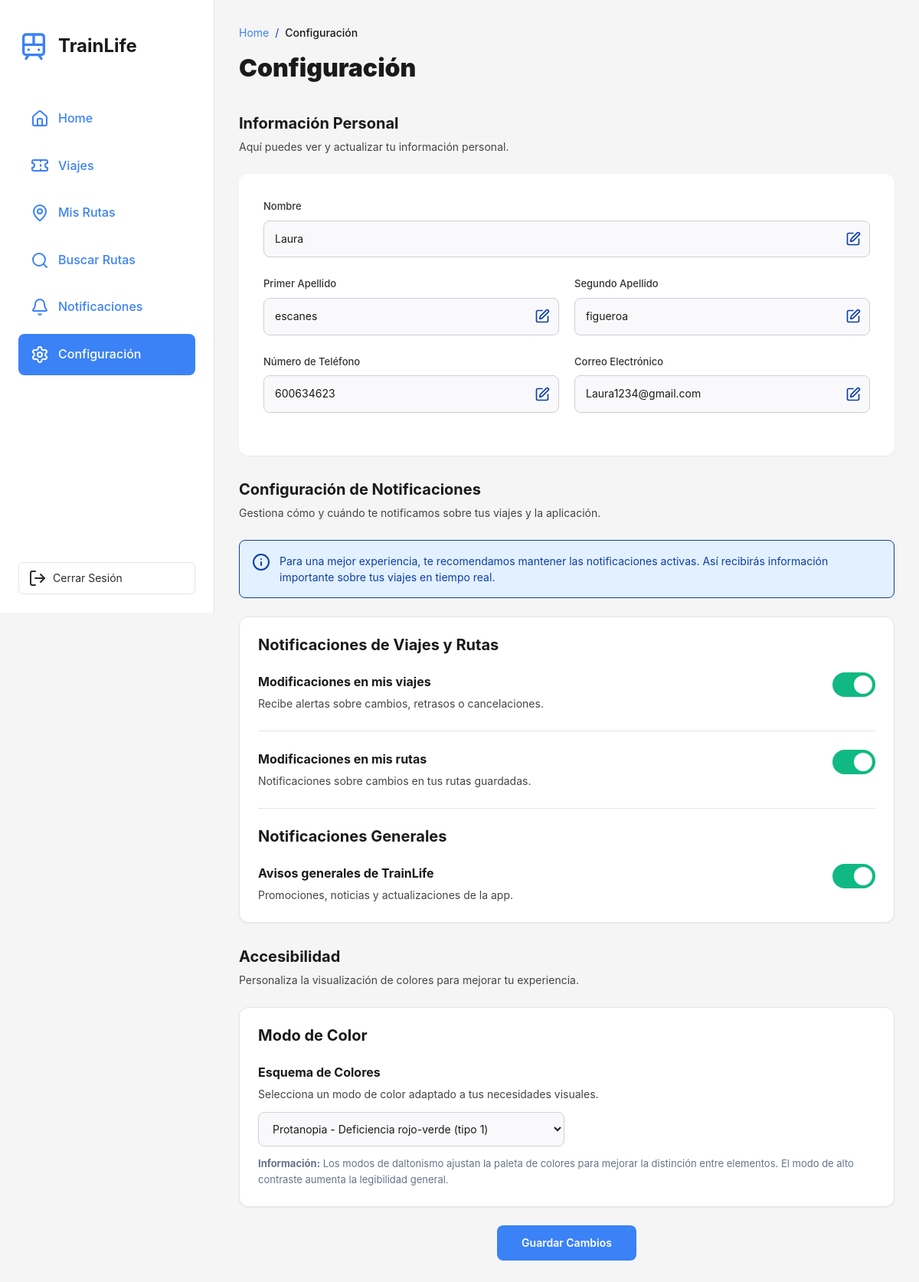
Page /configuracion/1/ on the committed database.
### trainLife/models.py (models this page shows, shortened)
class Usuario(models.Model):
    COLOR_MODE_CHOICES = [
        ('normal', 'Normal'),
        ('protanopia', 'Protanopia (Rojo-Verde)'),
        ('deuteranopia', 'Deuteranopia (Rojo-Verde)'),
        ('tritanopia', 'Tritanopia (Azul-Amarillo)'),
        ('high_contrast', 'Alto Contraste'),
    ]
    nombreUsuario = models.CharField(max_length=100)
    apellido1 = models.CharField(max_length=100)
    apellido2 = models.CharField(max_length=100, blank=True, null=True)
    email = models.EmailField(unique=True)
    numeroTelefono = models.CharField(max_length=15, blank=True, null=True)
    contrasenia = models.CharField(max_length=100)
    notificacionesViajes = models.BooleanField(default=True)
    notificacionesRutas = models.BooleanField(default=True)
    notificacionesAvisos = models.BooleanField(default=True)
    color_mode = models.CharField(
        max_length=20,
        choices=COLOR_MODE_CHOICES,
        default='normal',
        verbose_name='Modo de Color'
    )

### trainLife/views.py (the view, shortened to what this page needs)
# urls.py: path('configuracion/<int:usuario_id>/', views.configuracion, name='configuracion'),
def configuracion(request, usuario_id):
    usuario = Usuario.objects.get(id=usuario_id)
    return render(request, 'configuracion.html', {'usuario': usuario})

### trainLife/templates/configuracion.html (shortened to what this page needs)
<!DOCTYPE html>
<html lang="es">
    {% load static %}
<head>
    <link href="https://cdn.jsdelivr.net/npm/bootstrap@5.3.0/dist/css/bootstrap.min.css" rel="stylesheet">
    <link rel="stylesheet" href="{% static 'styles/configuracion.css' %}">
    <link rel="stylesheet" href="{% static 'styles/sidebar.css' %}">
    <link rel="stylesheet" href="{% static 'styles/confirmModal.css' %}">
    <link rel="stylesheet" href="{% static 'styles/color-modes.css' %}">
</head>
<body data-color-mode="{{ color_mode }}">
    <div class="dashboard-container">
        {% with seccion_actual='configuracion' %}
            {% include 'includes/sidebar.html' %}
        {% endwith %}
        <main id="contenido-principal" class="main-content">
            <div class="content-wrapper">
                <nav class="breadcrumbs" aria-label="Breadcrumb">
                    <a href="{% url 'inicio_usuario' usuario.id %}" class="breadcrumb-link">Home</a>
                    <span class="breadcrumb-separator">/</span>
                    <span class="breadcrumb-current">Configuración</span>
                </nav>
                <h1 class="page-title">Configuración</h1>
                <h2 class="section-title">Información Personal</h2>
                <p class="section-subtitle">
                    Aquí puedes ver y actualizar tu información personal.
                </p>
                <div class="form-card">
                    <form id="personalInfoForm" method="POST" action="{% url 'configuracion' usuario.id %}" aria-label="Formulario de información personal">
                        <div class="form-group">
                            <label for="nombre" class="form-label">Nombre</label>
                            <div class="input-wrapper">
                                <input
                                    type="text"
                                    id="nombre"
                                    name="nombreUsuario"
                                    class="form-input"
                                    value="{{ usuario.nombreUsuario }}"
                                    aria-required="true"
                                />
                            </div>
                        </div>
                        <div class="form-row">
                            <div class="form-group">
                                <label for="primerApellido" class="form-label">Primer Apellido</label>
                                <div class="input-wrapper">
                                    <input
                                        type="text"
                                        id="primerApellido"
                                        name="apellido1"
                                        class="form-input"
                                        value="{{ usuario.apellido1 }}"
                                        aria-required="true"
                                    />
                                </div>
                            </div>
                            <div class="form-group">
                                <label for="segundoApellido" class="form-label">Segundo Apellido</label>
                                <div class="input-wrapper">
                                    <input
                                        type="text"
                                        id="segundoApellido"
                                        name="apellido2"
                                        class="form-input"
                                        value="{{ usuario.apellido2|default:'' }}"
                                    />
                                </div>
                            </div>
                        </div>
                        <div class="form-row">
                            <div class="form-group">
                                <label for="telefono" class="form-label">Número de Teléfono</label>
                                <div class="input-wrapper">
                                    <input
                                        type="tel"
                                        id="telefono"
                                        name="numeroTelefono"
                                        class="form-input"
                                        value="{{ usuario.numeroTelefono|default:'' }}"
                                        aria-required="true"
                                    />
                                </div>
                            </div>
                            <div class="form-group">
                                <label for="email" class="form-label">Correo Electrónico</label>
                                <div class="input-wrapper">
                                    <input
                                        type="email"
                                        id="email"
                                        name="email"
                                        class="form-input"
                                        value="{{ usuario.email }}"
                                        aria-required="true"
                                    />
                                </div>
                            </div>
                        </div>
                </div>
                <h2 class="section-title section-title-spaced">Configuración de Notificaciones</h2>
                <p class="section-subtitle">
                    Gestiona cómo y cuándo te notificamos sobre tus viajes y la aplicación.
                </p>
                <div class="info-banner" role="note" aria-label="Información sobre notificaciones">
                    <i data-lucide="info" class="info-icon"></i>
                    <p class="info-text">
                        Para una mejor experiencia, te recomendamos mantener las notificaciones activas. Así
                        recibirás información importante sobre tus viajes en tiempo real.
                    </p>
                </div>
                <div class="settings-card" role="group" aria-labelledby="notif-viajes-rutas">
                    <h3 class="settings-heading" id="notif-viajes-rutas">
                        Notificaciones de Viajes y Rutas
                    </h3>
                    <div class="toggle-item">
                        <div class="toggle-content">
                            <label for="travelToggle" class="toggle-label" id="travel-label">
                                Modificaciones en mis viajes
                            </label>
                            <p class="toggle-description">
                                Recibe alertas sobre cambios, retrasos o cancelaciones.
                            </p>
                        </div>
                        <div class="toggle-switch-wrapper">
                            <div class="toggle-switch">
                                <div class="toggle-slider"></div>
                            </div>
                        </div>
                    </div>
                    <div class="settings-divider"></div>
                    <div class="toggle-item">
                        <div class="toggle-content">
                            <label for="routeToggle" class="toggle-label">
                                Modificaciones en mis rutas
                            </label>
                            <p class="toggle-description">
                                Notificaciones sobre cambios en tus rutas guardadas.
                            </p>
                        </div>
                        <div class="toggle-switch-wrapper">
                            <div class="toggle-switch">
                                <div class="toggle-slider"></div>
                            </div>
                        </div>
                    </div>
                    <div class="settings-divider"></div>
                    <h3 class="settings-heading">Notificaciones Generales</h3>
                    <div class="toggle-item">
                        <div class="toggle-content">
                            <label for="generalToggle" class="toggle-label">
                                Avisos generales de TrainLife
                            </label>
                            <p class="toggle-description">
                                Promociones, noticias y actualizaciones de la app.
                            </p>
                        </div>
                        <div class="toggle-switch-wrapper">
                            <div class="toggle-switch">
                                <div class="toggle-slider"></div>
                            </div>
                        </div>
                    </div>
                </div>
                <h2 class="section-title section-title-spaced">Accesibilidad</h2>
                <p class="section-subtitle">
                    Personaliza la visualización de colores para mejorar tu experiencia.
                </p>
                <div class="settings-card" role="group" aria-labelledby="color-mode-heading">
                    <h3 class="settings-heading" id="color-mode-heading">
                        Modo de Color
                    </h3>
                    <div class="toggle-item">
                        <div class="toggle-content" style="flex: 1;">
                            <label for="colorModeSelect" class="toggle-label">
                                Esquema de Colores
                            </label>
                            <p class="toggle-description">
                                Selecciona un modo de color adaptado a tus necesidades visuales.
                            </p>
                            <select
                                id="colorModeSelect"
                                name="color_mode"
                                form="personalInfoForm"
                                class="form-input"
                                style="margin-top: 12px; max-width: 400px;"
                                aria-describedby="color-mode-description"
                            >
                                <option value="protanopia" {% if usuario.color_mode == 'protanopia' %}selected{% endif %}>
                                    Protanopia - Deficiencia rojo-verde (tipo 1)
                                </option>
                            </select>
                            <p id="color-mode-description" class="toggle-description" style="margin-top: 12px; font-size: 13px; color: #64748b;">
                                <strong>Información:</strong> Los modos de daltonismo ajustan la paleta de colores para mejorar
                                la distinción entre elementos. El modo de alto contraste aumenta la legibilidad general.
                            </p>
                        </div>
                    </div>
                </div>
                <div class="button-container">
                    <button
                        type="submit"
                        form="personalInfoForm"
                        id="saveBtn"
                        class="save-btn"
                        aria-label="Guardar todos los cambios realizados en la configuración"
                    >
                        Guardar Cambios
                    </button>
                </div>
            </div>
        </main>
    </div>
</body>
</html>

### rows in the picture
Usuario: nombreUsuario "Laura", apellido1 "escanes", apellido2 "figueroa", numeroTelefono "600634623", email "Laura1234@gmail.com", color_mode "Protanopia - Deficiencia rojo-verde (tipo 1)"
